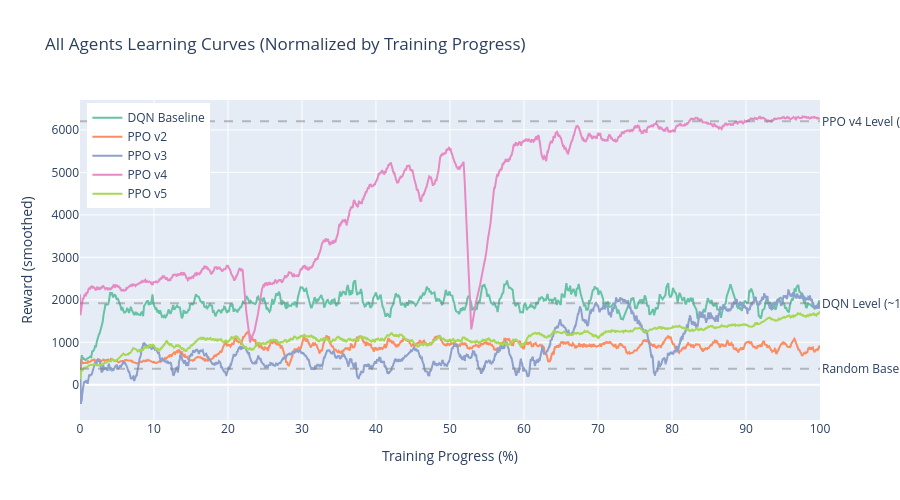

The cell this chart's notebook holds for it:
### Code cell
# All Agents Overlayed with Milestones
fig_overlay = go.Figure()

colors = px.colors.qualitative.Set2

for i, agent_name in enumerate(agent_order):
    if agent_name not in df_episodes['agent'].values:
        continue

    agent_data = df_episodes[df_episodes['agent'] == agent_name].copy()

    # Calculate rolling average
    window = max(10, len(agent_data) // 100)
    agent_data['reward_smooth'] = agent_data['reward'].rolling(window=window, min_periods=1).mean()

    # Normalize episode numbers to percentage for fair comparison
    agent_data['episode_pct'] = agent_data['episode_number'] / agent_data['episode_number'].max() * 100

    fig_overlay.add_trace(
        go.Scatter(
            x=agent_data['episode_pct'],
            y=agent_data['reward_smooth'],
            mode='lines',
            line={"width": 2, "color": colors[i]},
            name=agent_name
        )
    )

# Add milestone annotations (reward milestones based on typical values)
reward_milestones = {
    'Random Baseline (~380)': 380,
    'DQN Level (~1920)': 1920,
    'PPO v4 Level (~6200)': 6200,
}

for label, value in reward_milestones.items():
    fig_overlay.add_hline(
        y=value,
        line_dash='dash',
        line_color='gray',
        opacity=0.5,
        annotation_text=label,
        annotation_position='right'
    )

fig_overlay.update_layout(
    height=500,
    title='All Agents Learning Curves (Normalized by Training Progress)',
    xaxis_title='Training Progress (%)',
    yaxis_title='Reward (smoothed)',
    legend={"yanchor": 'top', "y": 0.99, "xanchor": 'left', "x": 0.01}
)
fig_overlay.show()

### Figure 1 — Plotly figure (JSON) as saved in the notebook; plotly's stock layout.template omitted (floating-point values rounded to 4 significant figures; data arrays with more than 128 entries replaced by an {"elided": "..."} marker saying what was removed)
{"data": [{"line": {"color": "rgb(102,194,165)", "width": 2}, "mode": "lines", "name": "DQN Baseline", "type": "scatter", "x": {"elided": "785 float values"}, "y": {"elided": "785 float values"}}, {"line": {"color": "rgb(252,141,98)", "width": 2}, "mode": "lines", "name": "PPO v2", "type": "scatter", "x": {"elided": "2197 float values"}, "y": {"elided": "2197 float values"}}, {"line": {"color": "rgb(141,160,203)", "width": 2}, "mode": "lines", "name": "PPO v3", "type": "scatter", "x": {"elided": "4684 float values"}, "y": {"elided": "4684 float values"}}, {"line": {"color": "rgb(231,138,195)", "width": 2}, "mode": "lines", "name": "PPO v4", "type": "scatter", "x": {"elided": "18958 float values"}, "y": {"elided": "18958 float values"}}, {"line": {"color": "rgb(166,216,84)", "width": 2}, "mode": "lines", "name": "PPO v5", "type": "scatter", "x": {"elided": "7430 float values"}, "y": {"elided": "7430 float values"}}], "layout": {"annotations": [{"showarrow": false, "text": "Random Baseline (~380)", "x": 1, "xanchor": "left", "xref": "x domain", "y": 380, "yanchor": "middle", "yref": "y"}, {"showarrow": false, "text": "DQN Level (~1920)", "x": 1, "xanchor": "left", "xref": "x domain", "y": 1920, "yanchor": "middle", "yref": "y"}, {"showarrow": false, "text": "PPO v4 Level (~6200)", "x": 1, "xanchor": "left", "xref": "x domain", "y": 6200, "yanchor": "middle", "yref": "y"}], "height": 500, "legend": {"x": 0.01, "xanchor": "left", "y": 0.99, "yanchor": "top"}, "shapes": [{"line": {"color": "gray", "dash": "dash"}, "opacity": 0.5, "type": "line", "x0": 0, "x1": 1, "xref": "x domain", "y0": 380, "y1": 380, "yref": "y"}, {"line": {"color": "gray", "dash": "dash"}, "opacity": 0.5, "type": "line", "x0": 0, "x1": 1, "xref": "x domain", "y0": 1920, "y1": 1920, "yref": "y"}, {"line": {"color": "gray", "dash": "dash"}, "opacity": 0.5, "type": "line", "x0": 0, "x1": 1, "xref": "x domain", "y0": 6200, "y1": 6200, "yref": "y"}], "title": {"text": "All Agents Learning Curves (Normalized by Training Progress)"}, "xaxis": {"title": {"text": "Training Progress (%)"}}, "yaxis": {"title": {"text": "Reward (smoothed)"}}}}
